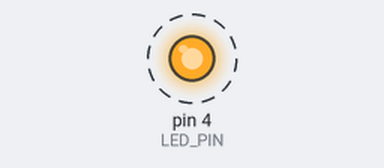
A sketch run on a simulated Arduino Uno, built with avr-gcc and run on an emulated ATmega328P. Parts: output pins drawn as LEDs (lit = HIGH). Dashed ring = blinking. What the sketch prints to the serial monitor is not drawn.

Above: at 0.2 s.
Timing chart, 0 to 3.0 s (numbered marks = the images above):
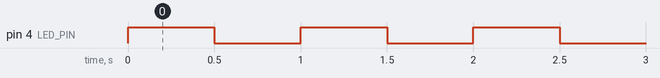

The sketch:

stage1_blink.ino
```cpp
// Stage 1 — toolchain, USB and upload path.
//
// This sketch does nothing useful for sonar. That is the point: it proves
// the IDE, the board core, the USB connection and the upload path all work,
// so that when something fails in Stage 5 you already know it isn't any of these.
//
// Board:  Generic RP2040  (arduino-pico core by Earle Philhower)
// Gate:   the onboard LED blinks.

const int LED_PIN = 4;  // Shrike Lite onboard LED is on GPIO4

void setup() {
  pinMode(LED_PIN, OUTPUT);
  Serial.begin(115200);
}

void loop() {
  digitalWrite(LED_PIN, HIGH);
  delay(500);
  digitalWrite(LED_PIN, LOW);
  delay(500);

  // If the LED blinks but you see nothing here, the blink still counts as a
  // pass -- Serial Monitor just needs the right port and 115200 baud.
  Serial.println("alive");
}
```

Measured:
- by itself, pin 4 (LED_PIN): alternates HIGH for 0.50 s and LOW for 0.50 s
